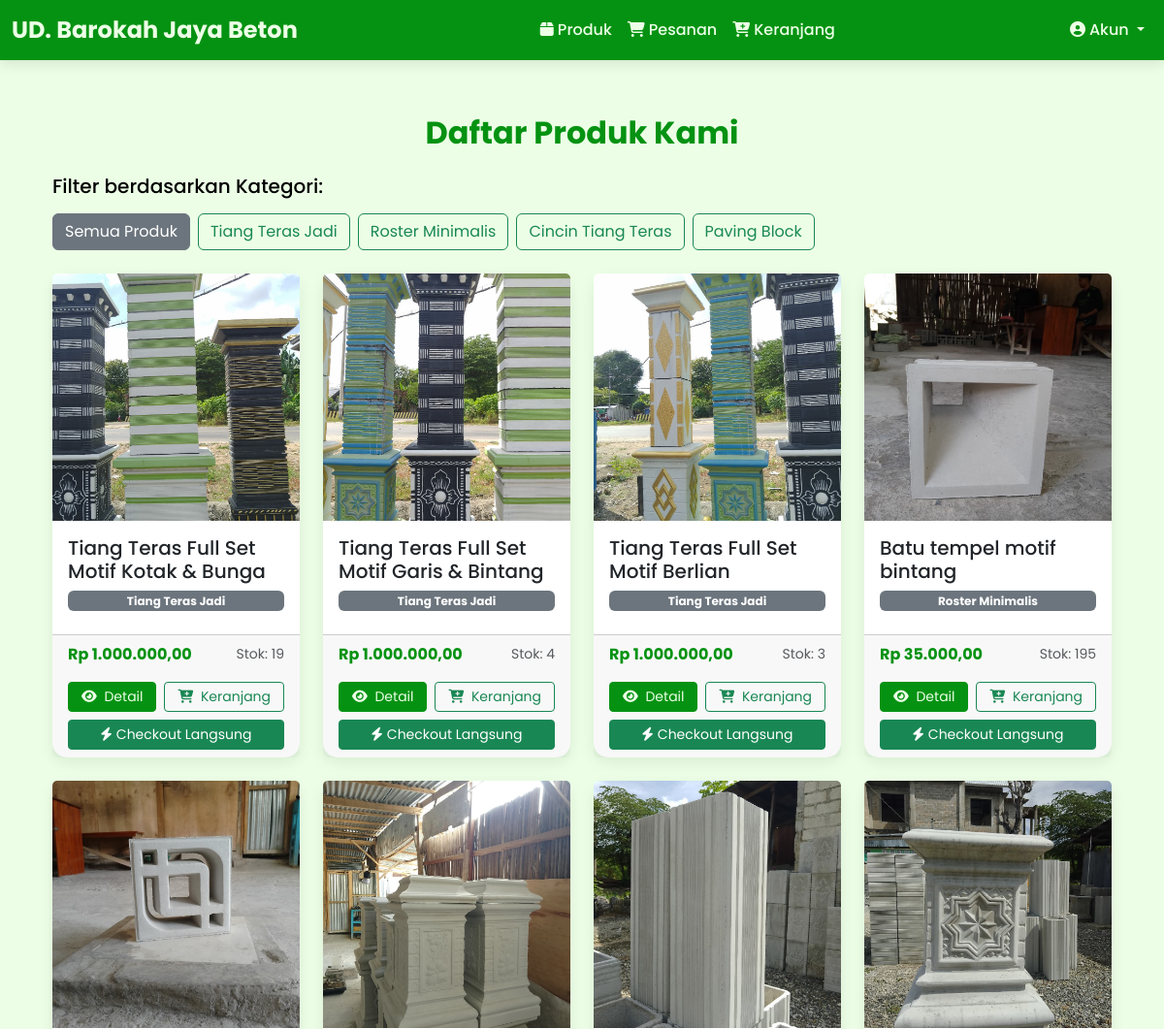
/produk/ (upper part), run on an earlier commit of the app's database.
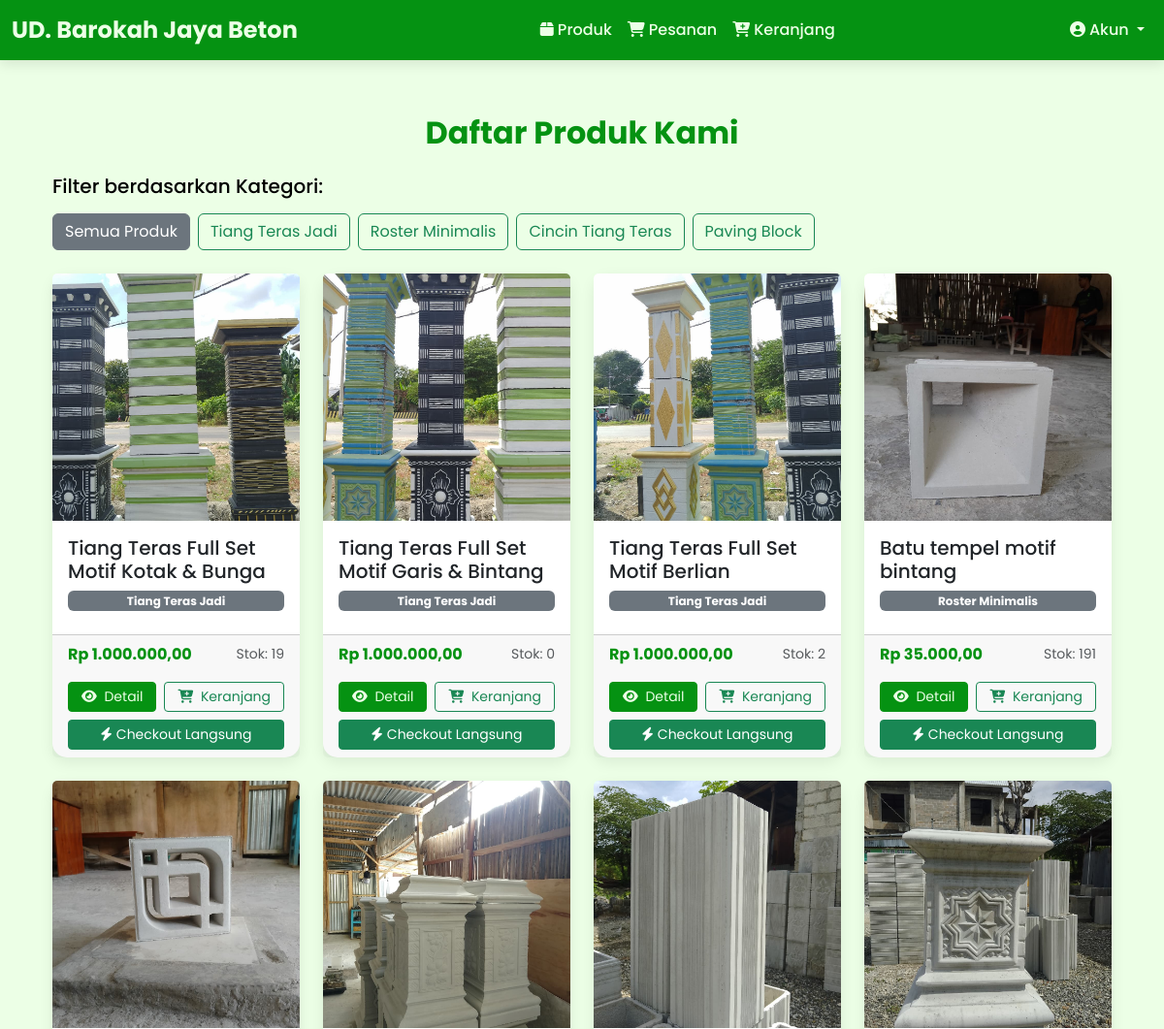
And on a later commit of the database.
### admin_dashboard/models.py (models this page shows, shortened)
class Produk(models.Model):
    id = models.AutoField(primary_key=True)
    nama_produk = models.CharField(max_length=255, verbose_name="Nama Produk")
    deskripsi_produk = models.TextField(verbose_name="Deskripsi Produk")
    foto_produk = models.ImageField(upload_to='produk_images/', verbose_name="Foto Produk")
    stok_produk = models.IntegerField(verbose_name="Stok Produk")
    harga_produk = models.DecimalField(max_digits=10, decimal_places=2, verbose_name="Harga Produk")
    kategori = models.ForeignKey(Kategori, on_delete=models.SET_NULL, blank=True, null=True, verbose_name="Kategori")
    class Meta:
        verbose_name_plural = "Produk"
        db_table = 'produk'

class Kategori(models.Model):
    id = models.AutoField(primary_key=True)
    nama_kategori = models.CharField(max_length=255, verbose_name="Nama Kategori")
    class Meta:
        verbose_name_plural = "Kategori"
        db_table = 'kategori'

### admin_dashboard/views.py (the view, shortened to what this page needs)
# urls.py: path('produk/', views.produk_list, name='produk_list'),
def produk_list(request):
    kategori_list = Kategori.objects.all()
    kategori_id = request.GET.get('kategori')
    if kategori_id:
        produk = Produk.objects.filter(kategori__id=kategori_id)
    else:
        produk = Produk.objects.all()
    pelanggan_id = request.session.get('pelanggan_id')
    pelanggan = get_object_or_404(Pelanggan, pk=pelanggan_id) if pelanggan_id else None
    from datetime import date
    today = date.today()
    is_birthday = False
    is_loyal = False
    total_spending = 0
    qualifies_for_instant_loyalty = is_birthday and not is_loyal if pelanggan else False
    total_cart_value = 0
    keranjang_belanja = request.session.get('keranjang', {}) if pelanggan else {}
    qualifies_for_p2b = qualifies_for_instant_loyalty and total_cart_value >= Decimal('5000000')
    qualifies_for_p2a = is_birthday and is_loyal if pelanggan else False
    top_products_ids = []
    if pelanggan:
        try:
            top_products = pelanggan.get_top_purchased_products(limit=3)
            top_products_ids = [p.id for p in top_products]
        except Exception:
            top_products_ids = []
    for p in produk:
        diskon_produk = None
        if not diskon_produk and qualifies_for_p2a and p.id in top_products_ids:
            diskon_produk = type('DiskonPelanggan', (), {
                'persen_diskon': 10,
                'pesan': 'Diskon Ulang Tahun untuk Pelanggan Loyal'
            })()
        p.diskon_aktif = diskon_produk
    notifikasi_count = get_notification_count(pelanggan_id) if pelanggan_id else 0
    context = {
        'produk': produk,
        'kategori_list': kategori_list,
        'kategori_terpilih': kategori_id,
        'notifikasi_count': notifikasi_count,
        'qualifies_for_birthday_discount': qualifies_for_p2a  # For showing favorite product badge
    }
    return render(request, 'product_list.html', context)

### admin_dashboard/context_processors.py (called while the page is built)
def transaksi_notification_count(request):
    count = Transaksi.objects.filter(
        status_transaksi__in=['DIPROSES', 'BARU']
    ).count()
    return {
        'new_transaction_count': count
    }

### admin_dashboard/templates/product_list.html (shortened to what this page needs)
{% extends 'base.html' %}
{% load static %}
{% load humanize %}
{% block content %}
<section class="container my-5">
    <div class="row">
        <div class="col-12">
            <h2 class="mb-4 text-center fw-bold" style="color: #059212;">Daftar Produk Kami</h2>
            <div class="mb-4">
                <h5 class="mb-3">Filter berdasarkan Kategori:</h5>
                <div class="d-flex flex-wrap gap-2">
                    <a href="{% url 'produk_list' %}" class="btn btn-outline-secondary {% if not kategori_terpilih %}active{% endif %}">
                        Semua Produk
                    </a>
                    {% for kategori in kategori_list %}
                        <a href="?kategori={{ kategori.id }}" class="btn btn-outline-success {% if kategori.id|stringformat:'s' == kategori_terpilih %}active{% endif %}">
                            {{ kategori.nama_kategori }}
                        </a>
                    {% endfor %}
                </div>
            </div>
        </div>
    </div>
    <div class="row g-4">
        {% for p in produk %}
        <div class="col-lg-3 col-md-4 col-sm-6 col-12">
            <div class="card card-custom h-100 position-relative">
                <div class="ratio ratio-1x1">
                    <img src="{{ p.foto_produk.url }}" class="card-img-top object-fit-cover" alt="{{ p.nama_produk }}">
                </div>
                <div class="card-body d-flex flex-column">
                    <h5 class="card-title product-title">{{ p.nama_produk }}</h5>
                    {% if p.kategori %}
                        <span class="badge bg-secondary mb-2">{{ p.kategori.nama_kategori }}</span>
                    {% endif %}
                </div>
                <div class="card-footer pd-3">
                      <div class="d-flex justify-content-between align-items-center mb-3">
                        <span class="fw-bold product-price" style="color: #059212;">Rp {{ p.harga_produk|intcomma }}</span>
                        <small class="text-muted">Stok: {{ p.stok_produk|intcomma }}</small>
                    </div>
                    <div class="d-flex gap-2 mb-2">
                        <button type="button" class="btn btn-sm btn-custom flex-fill" data-bs-toggle="modal" data-bs-target="#detailModal{{ p.id }}" title="Detail Produk">
                            <i class="fas fa-eye"></i>
                            <span class="d-none d-md-inline ms-1">Detail</span>
                        </button>
                        <form action="{% url 'tambah_ke_keranjang' p.id %}" method="post" class="d-inline flex-fill">
                            <button type="submit" class="btn btn-sm btn-outline-success w-100" title="Tambah ke Keranjang">
                                <i class="fas fa-cart-plus"></i>
                                <span class="d-none d-md-inline ms-1">Keranjang</span>
                            </button>
                        </form>
                    </div>
                    <form action="{% url 'checkout_langsung' p.id %}" method="post" class="d-inline">
                        <button type="submit" class="btn btn-sm btn-success btn-sm w-100">
                            <i class="fas fa-bolt me-1"></i>Checkout Langsung
                        </button>
                    </form>
                </div>
            </div>
        </div>
        {% endfor %}
    </div>
</section>
{% endblock %}

What changed in the data, as far as the page shows it:
changed Produk "Tiang Teras Full Set Motif Garis & Bintang": stok_produk "4" → "0"
changed Produk "Tiang Teras Full Set Motif Berlian": stok_produk "3" → "2"
changed Produk "Batu tempel motif bintang": stok_produk "195" → "191"
